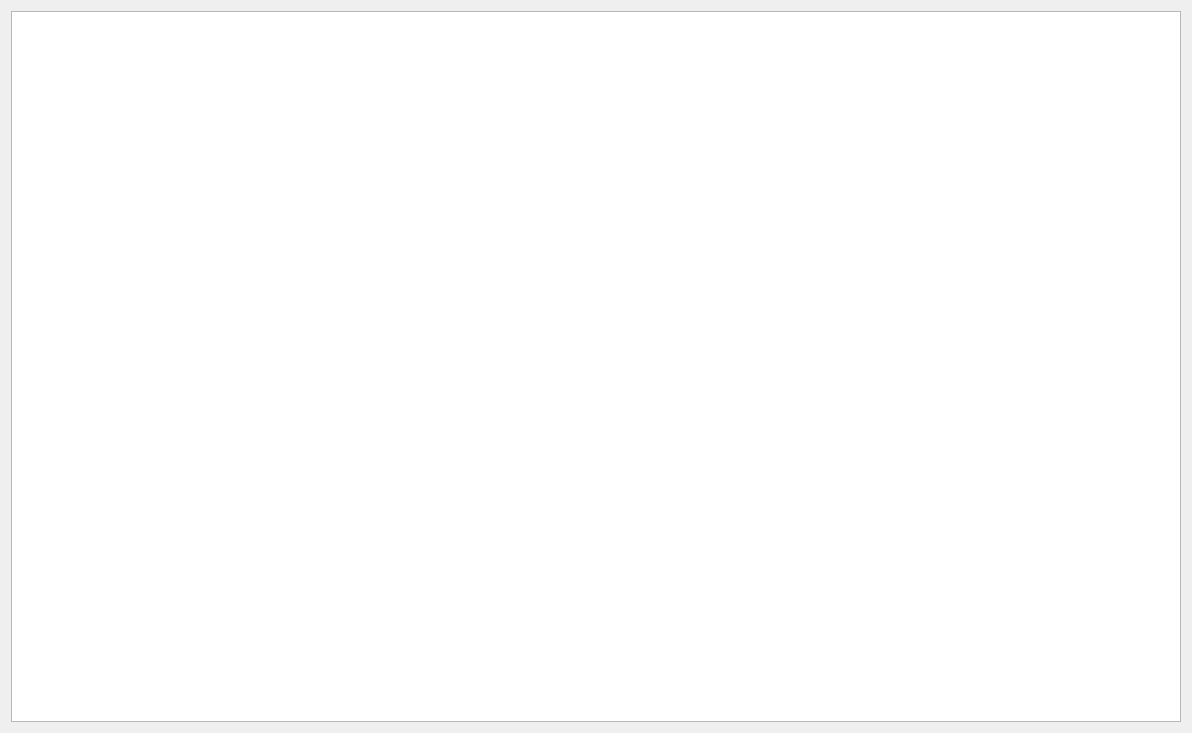
<?xml version="1.0" encoding="UTF-8"?>
<ui version="4.0">
 <class>stationControll</class>
 <widget class="QWidget" name="stationControll">
  <property name="geometry">
   <rect>
    <x>0</x>
    <y>0</y>
    <width>1192</width>
    <height>733</height>
   </rect>
  </property>
  <property name="windowTitle">
   <string/>
  </property>
  <layout class="QVBoxLayout" name="verticalLayout">
   <item>
    <widget class="QGraphicsView" name="graphicsView"/>
   </item>
  </layout>
 </widget>
 <resources/>
 <connections/>
</ui>
